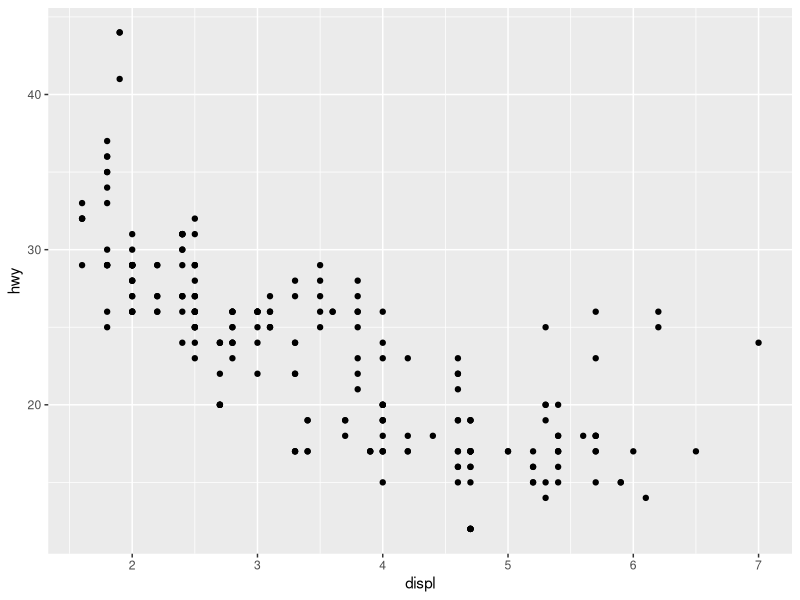
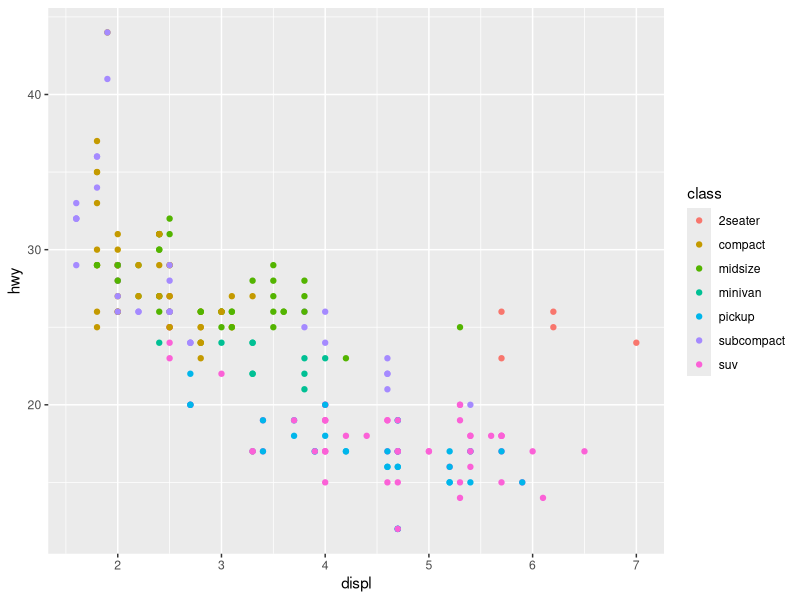
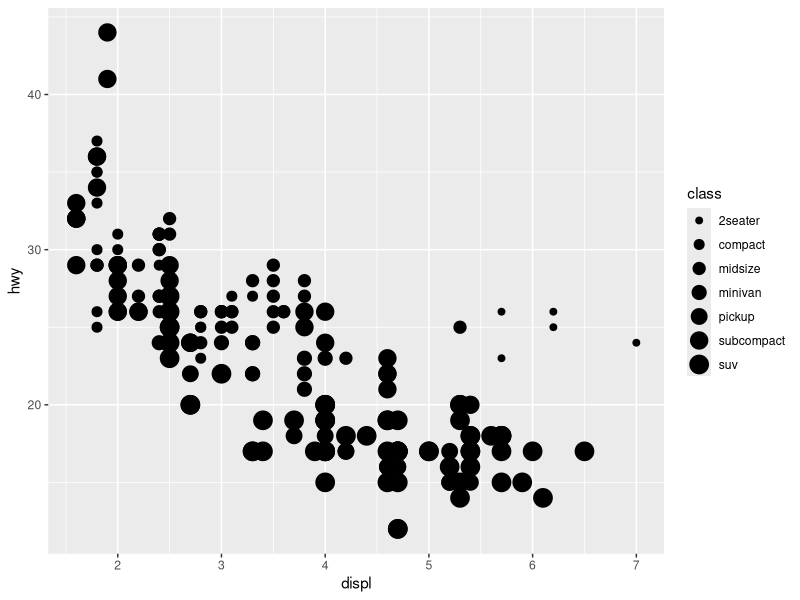
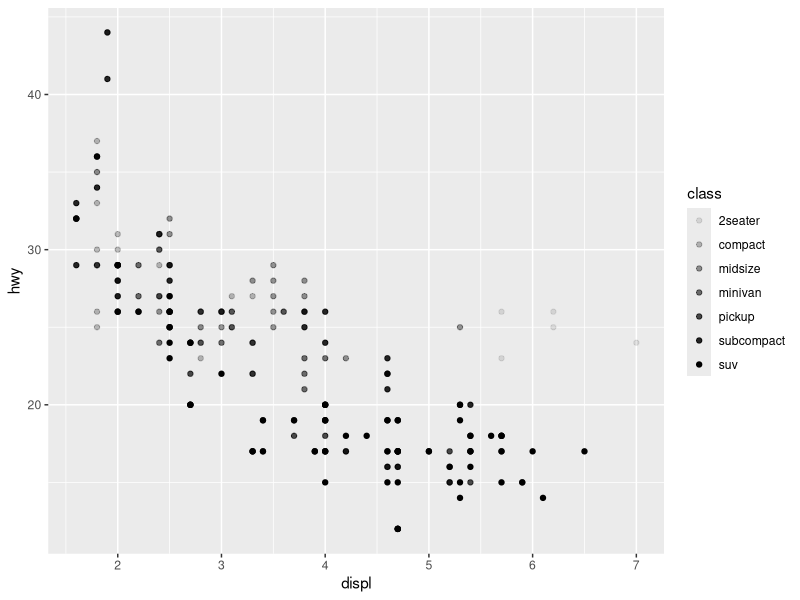
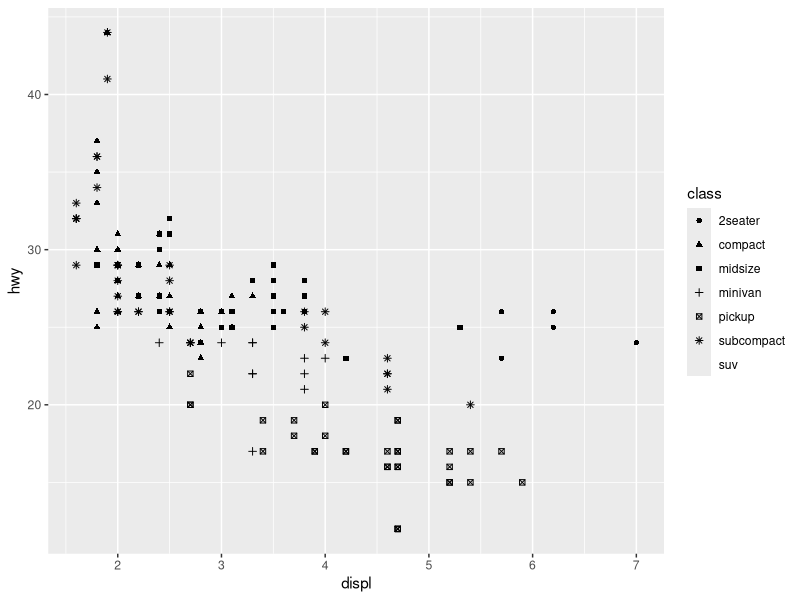
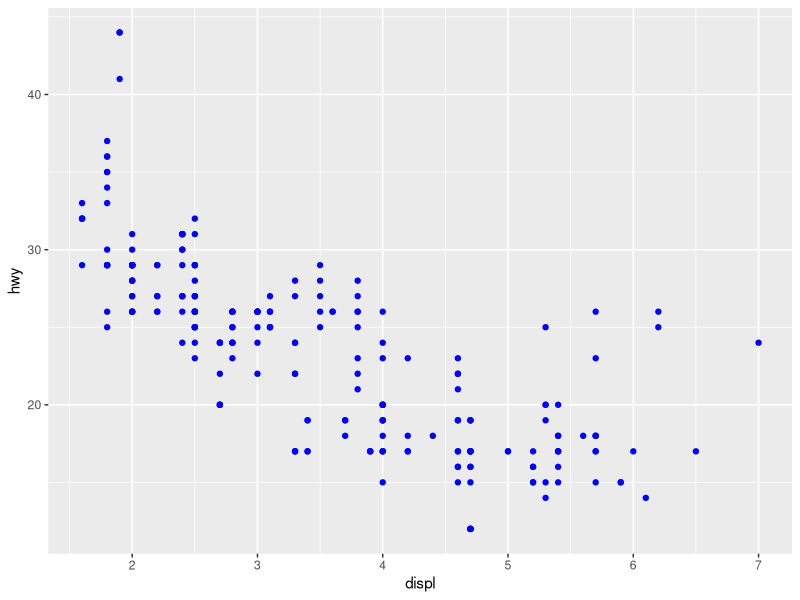
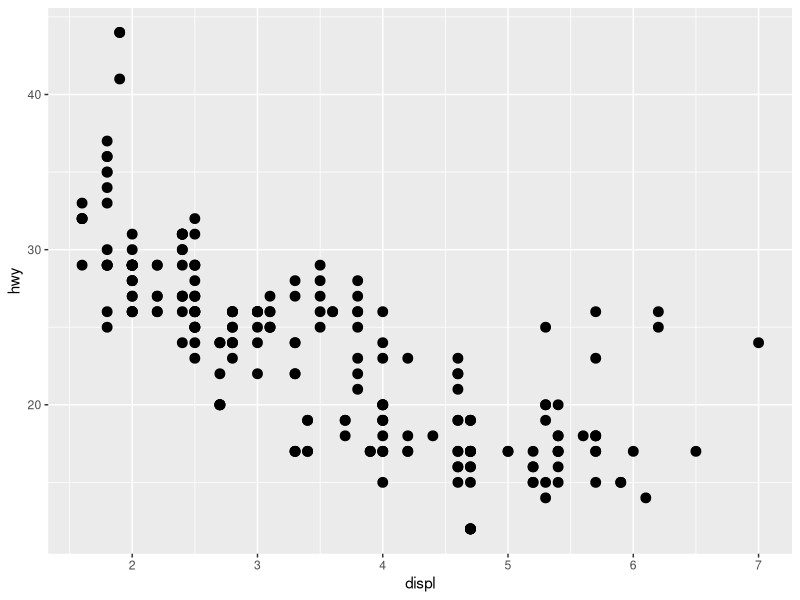
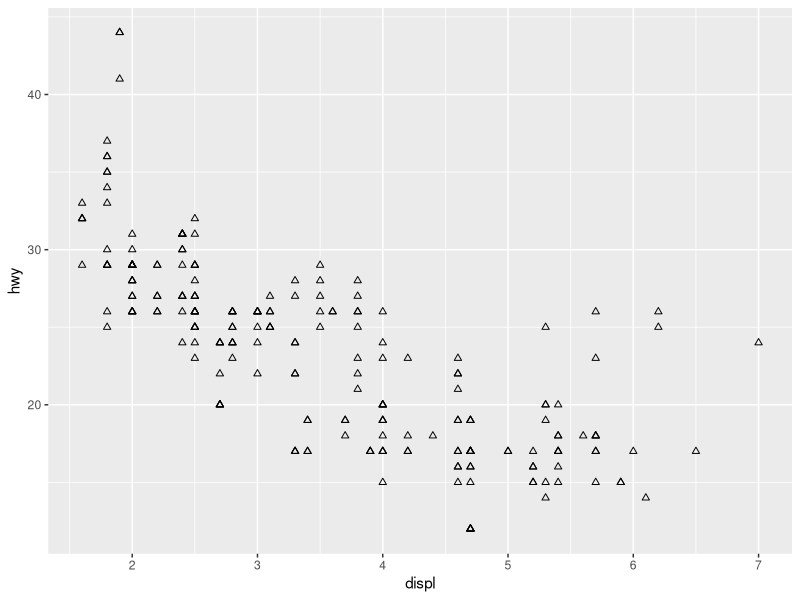

The R script that drew these images, in order: (Note: this script raises an error after producing the figures.)
# CAPÍTULO 1 - VISUALIZAÇÃO DE DADOS COM GGPLOT2
library(tidyverse)

# pag 5
ggplot(data = mpg)+
  geom_point(mapping = aes(x = displ, y = hwy))

# pag 8
ggplot(data = mpg)+
  geom_point(mapping = aes(x = displ, y = hwy, colour = class))

# pag 9 
ggplot(data = mpg)+
  geom_point(mapping = aes(x = displ, y = hwy, size = class))

ggplot(data = mpg)+
  geom_point(mapping = aes(x = displ, y = hwy, alpha = class))

ggplot(data = mpg)+
  geom_point(mapping = aes(x = displ, y = hwy, shape = class))

# pag 11
ggplot(data = mpg)+
  geom_point(mapping = aes(x = displ, y = hwy), color = "blue")

ggplot(data = mpg)+
  geom_point(mapping = aes(x = displ, y = hwy), size = 3)

ggplot(data = mpg)+
  geom_point(mapping = aes(x = displ, y = hwy), shape = 2)

# size = c(0, 14), borda com color
ggplot(data = mpg) + 
  geom_point(mapping = aes(x = displ, y = hwy), shape = 1, color = "blue")

# size = c(15, 18), preenche com color
ggplot(data = mpg) + 
  geom_point(mapping = aes(x = displ, y = hwy), shape = 15, color = "blue")

# size = c(19, 24), borda com color e preenche com fill
ggplot(data = mpg)+
  geom_point(mapping = aes(x = displ, y = hwy), shape = 21, color = "blue", fill = "red")

# pag 13
ggplot(data = mpg)
  + geom_point(mapping = aes(x = displ, y = hwy), shape = 21, color = "blue", fill = "red")

# pag 14
ggplot(data = mpg)+
  geom_point(mapping = aes(x = displ, y = hwy))+
  facet_wrap(~ class, nrow = 2)

ggplot(data = mpg)+
  geom_point(mapping = aes(x = displ, y = hwy))+
  facet_wrap(~ class, nrow = 3)

ggplot(data = mpg)+
  geom_point(mapping = aes(x = displ, y = hwy))+
  facet_wrap(~ cty, nrow = 2)

ggplot(data = mpg)+
  geom_point(mapping = aes(x = displ, y = hwy))+
  facet_grid(drv ~ cyl)

# pag 15
ggplot(data = mpg)+
  geom_point(mapping = aes(x = displ, y = hwy))+
  facet_grid(. ~ cyl)

# pag 16
ggplot(data = mpg)+
  geom_point(mapping = aes(x = displ, y = hwy))

ggplot(data = mpg)+
  geom_smooth(mapping = aes(x = displ, y = hwy))

# pag 17
ggplot(data = mpg)+
  geom_smooth(mapping = aes(x = displ, y = hwy, linetype = drv))

ggplot(data = mpg)+
  geom_smooth(mapping = aes(x = displ, y = hwy, linetype = drv))+
  geom_point(mapping = aes(x = displ, y = hwy))

# pag 18
ggplot(data = mpg)+
  geom_smooth(mapping = aes(x = displ, y = hwy))

ggplot(data = mpg)+
  geom_smooth(mapping = aes(x = displ, y = hwy, group = drv))

ggplot(data = mpg)+
  geom_smooth(
    mapping = aes(x = displ, y = hwy, color = drv),
    show.legend = FALSE)

ggplot(data = mpg)+
  geom_point(mapping = aes(x = displ, y = hwy))+
  geom_smooth(mapping = aes(x = displ, y = hwy))

# pag 19
ggplot(data = mpg, mapping = aes(x = displ, y = hwy))+
  geom_point()+
  geom_smooth()

ggplot(data = mpg, mapping = aes(x = displ, y = hwy))+
  geom_point(mapping = aes(color = class))+
  geom_smooth()

# pag 20
ggplot(data = mpg, mapping = aes(x = displ, y = hwy))+
  geom_point(mapping = aes(color = class))+
  geom_smooth(
    data = filter(mpg, class == "subcompact"),
    se = FALSE
  )

# pag 22
ggplot(data = diamonds)+
  geom_bar(mapping = aes(x = cut))

?geom_bar

# pag 23
ggplot(data = diamonds)+
  stat_count(mapping = aes(x = cut))

# pag 24
demo <- tribble(
  ~a, ~b,
  "bar_1", 20,
  "bar_2", 30,
  "bar_3", 40
)

ggplot(data = demo)+
  geom_bar(
    mapping = aes(x = a, y = b), stat = "identity"
  )

# pag 25
ggplot(data = diamonds)+
  geom_bar(
    mapping = aes(x = cut, y = after_stat(prop), group = 1)
    )

ggplot(data = diamonds)+
  stat_summary(
    mapping = aes(x = cut, y = depth),
    fun.ymin = min,
    fun.ymax = max,
    fun.y = median
  )

# pag 27 
ggplot(data = diamonds)+
  geom_bar(mapping = aes(x = cut, colour = cut))

ggplot(data = diamonds)+
  geom_bar(mapping = aes(x = cut, fill = cut))

ggplot(data = diamonds)+
  geom_bar(mapping = aes(x = cut, fill = clarity))

# pag 28

ggplot(
  data = diamonds,
  mapping = aes(x = cut, fill = clarity)
)+
  geom_bar(alpha = 1/5, position = "identity") # cada nível de clarity começa do zero

ggplot(
  data = diamonds,
  mapping = aes(x = cut, color = clarity)
)+
  geom_bar(fill = NA, position = "identity")

ggplot(data = diamonds)+
  geom_bar(
    mapping = aes(x = cut, fill = clarity),
    position = "fill"
  )

ggplot(data = diamonds)+
  geom_bar(
    mapping = aes(x = cut, fill = clarity),
    position = "dodge"
  )

# pag 30
ggplot(data = mpg)+
  geom_point(mapping = aes(x = displ, y = hwy),
             position = "jitter")

ggplot(data = mpg)+
  geom_jitter(mapping = aes(x = displ, y = hwy))

?position_dodge
?position_fill
?position_identity
?position_jitter
?position_stack

# pag 31

ggplot(data = mpg, mapping = aes(x = class, y = hwy))+
  geom_boxplot()

ggplot(data = mpg, mapping = aes(x = class, y = hwy))+
  geom_boxplot()+
  coord_flip()

# pag 32
nz <- map_data("nz")

ggplot(nz, aes(long, lat, group = group))+
  geom_polygon(fill = "white", color = "black")

ggplot(nz, aes(long, lat, group = group))+
  geom_polygon(fill = "white", color = "black")+
  coord_quickmap()

bar <- ggplot(data = diamonds)+
  geom_bar(
    mapping = aes(x = cut, fill = cut),
    show.legend = FALSE,
    width = 1
  )+
  theme(aspect.ratio = 1)+
  labs(x = NULL, y = NULL)

bar + coord_flip()
bar + coord_polar()
